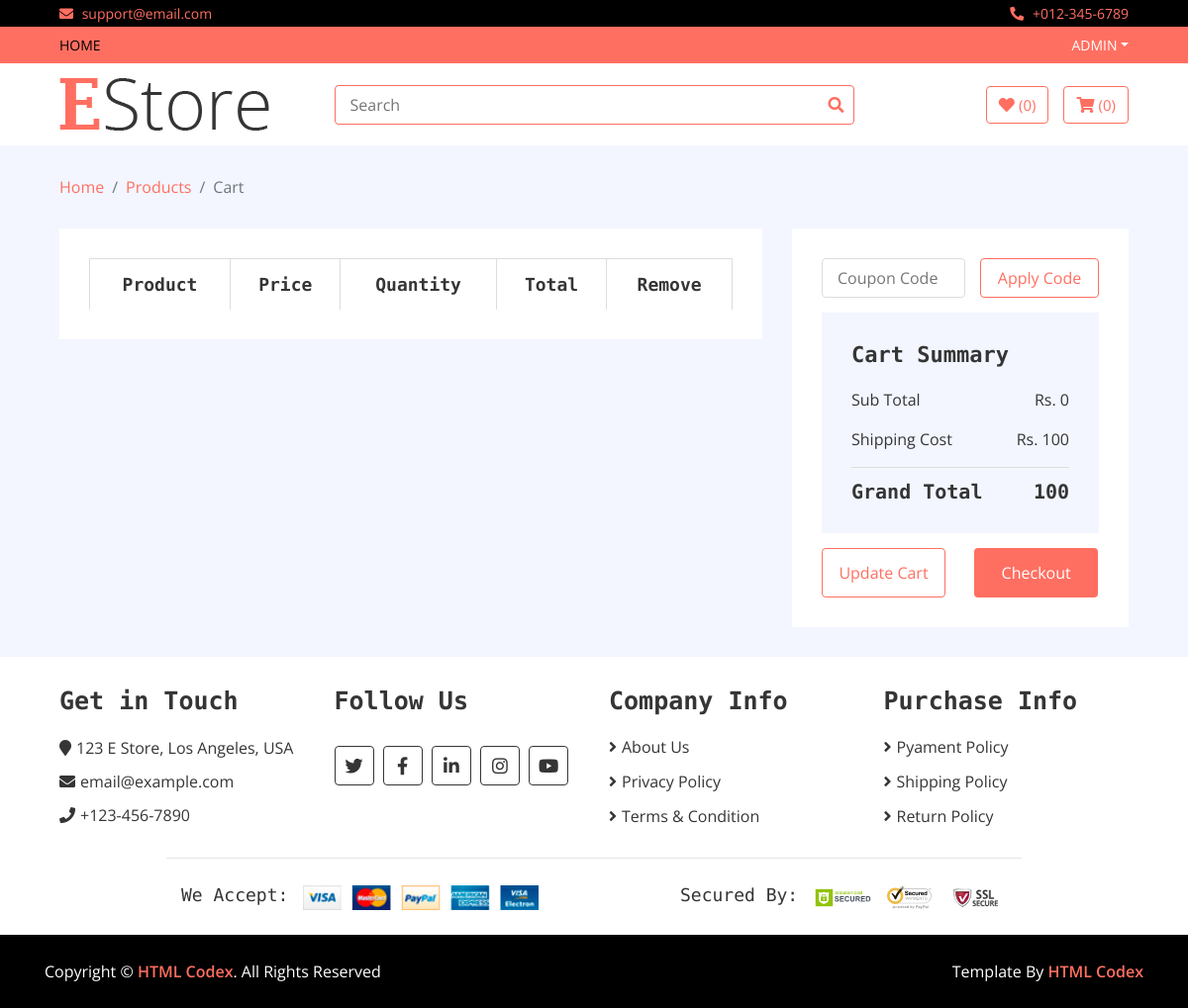
Before: /cart (signed in) with the older database file.
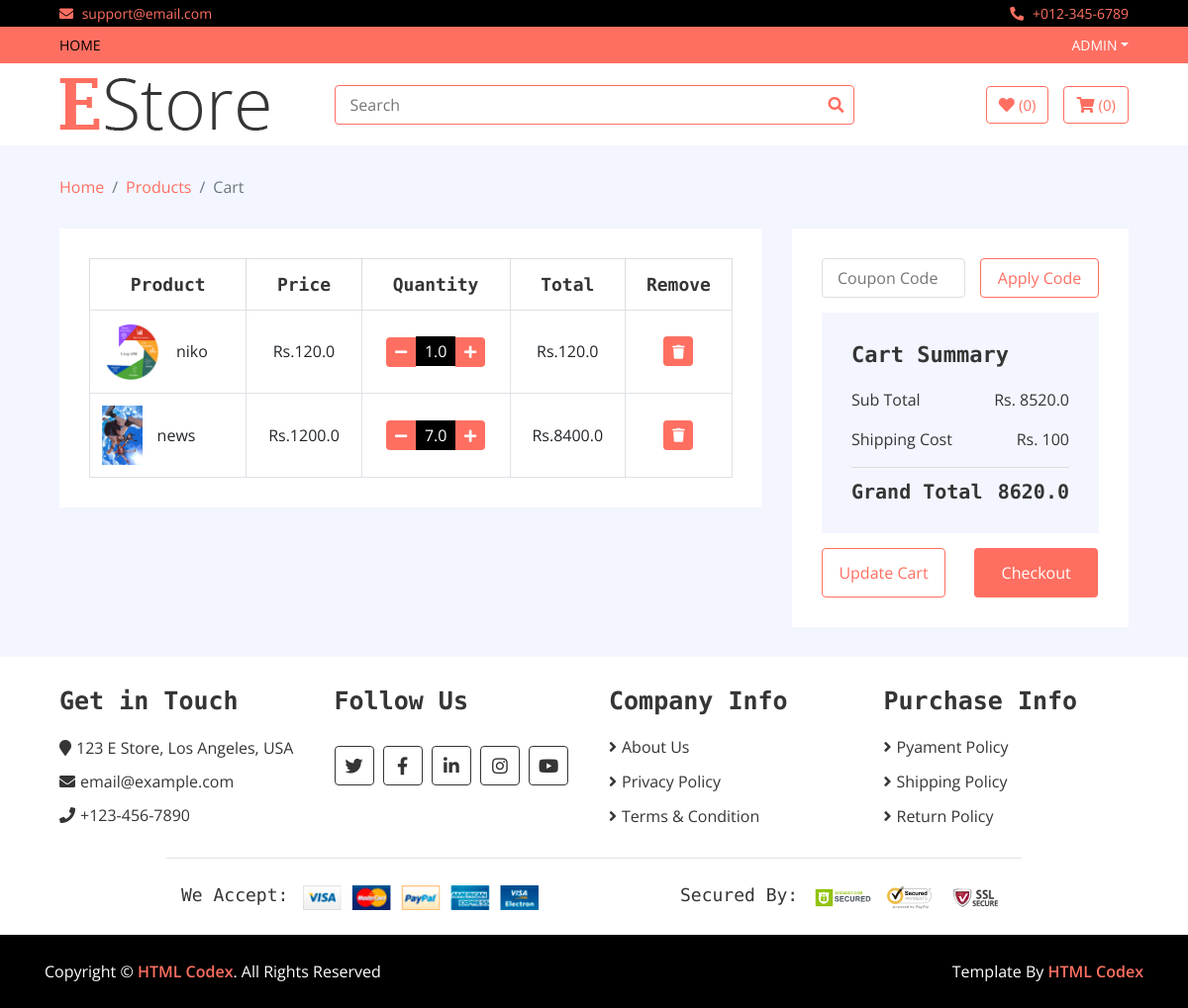
After: the same page with the newer database file.
### home/models.py (models this page shows, shortened)
class Cart(models.Model):
    username = models.CharField(max_length=500)
    slug = models.CharField(max_length=300)
    quantity = models.FloatField()
    total = models.FloatField()
    items =  models.ForeignKey(Product, on_delete=models.CASCADE)
    date = models.DateTimeField(auto_now_add=True)
    checkout = models.BooleanField(default=False)

class Product(models.Model):
    name = models.CharField(max_length=500)
    image = models.ImageField(upload_to='media')
    price = models.FloatField()
    discounted_price = models.FloatField(default=0)
    category = models.ForeignKey(Category, on_delete=models.CASCADE)
    brand = models.ForeignKey(Brand, on_delete=models.CASCADE)
    description = models.TextField(blank= True)
    spacification = models.TextField(blank= True)
    stock = models.CharField(choices=STOCK, max_length=50)
    labels = models.CharField(choices=LABELS, max_length=50, blank=True)
    slug = models.CharField(max_length=500, default = "")

### home/views.py (the view)
# urls.py: path('cart', CartView.as_view(), name='cart'),
class CartView(Base):
    def get(self, request):
        username = request.user.username
        self.views['my_cart'] = Cart.objects.filter(username = username)
        my_cart = Cart.objects.filter(username = username, checkout = False)
        s = 0
        for i in my_cart:
            s = s + i.total
        self.views['all_total'] =s
        delivery_charge = 100
        self.views['grand_total'] = s + delivery_charge
        self.views['count_cart'] = Cart.objects.filter(username = request.user.username, checkout= False).count()
        return render(request, 'cart.html', self.views)

### templates/cart.html
{% extends 'base.html' %}
{% load static %}
{% block content %}
        <div class="breadcrumb-wrap">
            <div class="container-fluid">
                <ul class="breadcrumb">
                    <li class="breadcrumb-item"><a href="#">Home</a></li>
                    <li class="breadcrumb-item"><a href="#">Products</a></li>
                    <li class="breadcrumb-item active">Cart</li>
                </ul>
            </div>
        </div>
        <div class="cart-page">
            <div class="container-fluid">
                <div class="row">
                    <div class="col-lg-8">
                        <div class="cart-page-inner">
                            <div class="table-responsive">
                                <table class="table table-bordered">
                                    <thead class="thead-dark">
                                        <tr>
                                            <th>Product</th>
                                            <th>Price</th>
                                            <th>Quantity</th>
                                            <th>Total</th>
                                            <th>Remove</th>
                                        </tr>
                                    </thead>
                                    <tbody class="align-middle">
                                        {% for cart in my_cart %}
                                        <tr>
                                            <td>
                                                <div class="img">
                                                    <a href="#"><img src="{{cart.items.image.url}}" alt="Image"></a>
                                                    <p>{{cart.items.name}}</p>
                                                </div>
                                            </td>
                                            {% if cart.item.discounted_price > 0 %}
                                            <td>Rs.{{cart.items.discounted_price}}</td>
                                            {% else %}
                                            <td>Rs.{{cart.items.price}}</td>
                                            {% endif %}
                                            <td>
                                                <div class="qty">
                                                    <a href="/reduce_cart/{{cart.slug}}"><button class="btn-minus"><i class="fa fa-minus"></i></button></a>
                                                    <input type="text" value="{{cart.quantity}}">
                                                    <a href="/add_to_cart/{{cart.slug}}"><button class="btn-plus"><i class="fa fa-plus"></i></button></a>
                                                </div>
                                            </td>
                                            <td>Rs.{{cart.total}}</td>
                                            <td>
                                                <a href="/delete_cart/{{cart.slug}}"><button><i class="fa fa-trash"></i></button></a>
                                            </td>
                                        </tr>
                                        {% endfor %}
                                    </tbody>
                                </table>
                            </div>
                        </div>
                    </div>
                    <div class="col-lg-4">
                        <div class="cart-page-inner">
                            <div class="row">
                                <div class="col-md-12">
                                    <div class="coupon">
                                        <input type="text" placeholder="Coupon Code">
                                        <button>Apply Code</button>
                                    </div>
                                </div>
                                <div class="col-md-12">
                                    <div class="cart-summary">
                                        <div class="cart-content">
                                            <h1>Cart Summary</h1>
                                            <p>Sub Total<span>Rs. {{all_total}}</span></p>
                                            <p>Shipping Cost<span>Rs. 100</span></p>
                                            <h2>Grand Total<span>{{grand_total}}</span></h2>
                                        </div>
                                        <div class="cart-btn">
                                            <button>Update Cart</button>
                                            <button>Checkout</button>
                                        </div>
                                    </div>
                                </div>
                            </div>
                        </div>
                    </div>
                </div>
            </div>
        </div>
{% endblock %}

### templates/base.html (shortened to what this page needs)
<!DOCTYPE html>
{% load static %}
<html lang="en">
    <head>
        <link href="https://stackpath.bootstrapcdn.com/bootstrap/4.4.1/css/bootstrap.min.css" rel="stylesheet">
        <link href="https://cdnjs.cloudflare.com/ajax/libs/font-awesome/5.10.0/css/all.min.css" rel="stylesheet">
        <link href="{% static 'lib/slick/slick.css' %}" rel="stylesheet">
        <link href="{% static 'lib/slick/slick-theme.css' %}" rel="stylesheet">
        <link href="{% static 'css/style.css' %}" rel="stylesheet">
    </head>
    <body>
        <div class="top-bar">
            <div class="container-fluid">
                <div class="row">
                    <div class="col-sm-6">
                        <i class="fa fa-envelope"></i>
                        support@email.com
                    </div>
                    <div class="col-sm-6">
                        <i class="fa fa-phone-alt"></i>
                        +012-345-6789
                    </div>
                </div>
            </div>
        </div>
        <div class="nav">
            <div class="container-fluid">
                <nav class="navbar navbar-expand-md bg-dark navbar-dark">
                    <div class="collapse navbar-collapse justify-content-between" id="navbarCollapse">
                        <div class="navbar-nav mr-auto">
                            <a href="" class="nav-item nav-link active">Home</a>
                        </div>
                        <div class="navbar-nav ml-auto">
                            {% if user.is_authenticated %}
                            <div class="nav-item dropdown">
                                <a href="#" class="nav-link dropdown-toggle" data-toggle="dropdown">{{user.username}}</a>
                            </div>
                            {% endif %}
                        </div>
                    </div>
                </nav>
            </div>
        </div>
        <div class="bottom-bar">
            <div class="container-fluid">
                <div class="row align-items-center">
                    <div class="col-md-3">
                        <div class="logo">
                            <a href="/">
                                <img src="{% static 'img/logo.png' %}" alt="Logo">
                            </a>
                        </div>
                    </div>
                    <div class="col-md-6">
                        <div class="search">
                            <form method="GET" action="/search">
                                <input name="query"  type="text" placeholder="Search">
                                <button type="submit"><i class="fa fa-search"></i></button>
                            </form>
                        </div>
                    </div>
                    <div class="col-md-3">
                        <div class="user">
                            <a href="wishlist.html" class="btn wishlist">
                                <i class="fa fa-heart"></i>
                                <span>(0)</span>
                            </a>
                            <a href="cart.html" class="btn cart">
                                <i class="fa fa-shopping-cart"></i>
                                <span>(0)</span>
                            </a>
                        </div>
                    </div>
                </div>
            </div>
        </div>
        {% block content %}
        {% endblock %}
        <div class="footer">
            <div class="container-fluid">
                <div class="row">
                    <div class="col-lg-3 col-md-6">
                        <div class="footer-widget">
                            <h2>Get in Touch</h2>
                            <div class="contact-info">
                                <p><i class="fa fa-map-marker"></i>123 E Store, Los Angeles, USA</p>
                                <p><i class="fa fa-envelope"></i>email@example.com</p>
                                <p><i class="fa fa-phone"></i>+123-456-7890</p>
                            </div>
                        </div>
                    </div>
                    <div class="col-lg-3 col-md-6">
                        <div class="footer-widget">
                            <h2>Follow Us</h2>
                            <div class="contact-info">
                                <div class="social">
                                    <a href=""><i class="fab fa-twitter"></i></a>
                                    <a href=""><i class="fab fa-facebook-f"></i></a>
                                    <a href=""><i class="fab fa-linkedin-in"></i></a>
                                    <a href=""><i class="fab fa-instagram"></i></a>
                                    <a href=""><i class="fab fa-youtube"></i></a>
                                </div>
                            </div>
                        </div>
                    </div>
                    <div class="col-lg-3 col-md-6">
                        <div class="footer-widget">
                            <h2>Company Info</h2>
                            <ul>
                                <li><a href="#">About Us</a></li>
                                <li><a href="#">Privacy Policy</a></li>
                                <li><a href="#">Terms & Condition</a></li>
                            </ul>
                        </div>
                    </div>
                    <div class="col-lg-3 col-md-6">
                        <div class="footer-widget">
                            <h2>Purchase Info</h2>
                            <ul>
                                <li><a href="#">Pyament Policy</a></li>
                                <li><a href="#">Shipping Policy</a></li>
                                <li><a href="#">Return Policy</a></li>
                            </ul>
                        </div>
                    </div>
                </div>
                <div class="row payment align-items-center">
                    <div class="col-md-6">
                        <div class="payment-method">
                            <h2>We Accept:</h2>
                            <img src="{% static 'img/payment-method.png' %}" alt="Payment Method" />
                        </div>
                    </div>
                    <div class="col-md-6">
                        <div class="payment-security">
                            <h2>Secured By:</h2>
                            <img src="{% static 'img/godaddy.svg' %}" alt="Payment Security" />
                            <img src="{% static 'img/norton.svg' %}" alt="Payment Security" />
                            <img src="{% static 'img/ssl.svg' %}" alt="Payment Security" />
                        </div>
                    </div>
                </div>
            </div>
        </div>
        <div class="footer-bottom">
            <div class="container">
                <div class="row">
                    <div class="col-md-6 copyright">
                        <p>Copyright &copy; <a href="https://htmlcodex.com">HTML Codex</a>. All Rights Reserved</p>
                    </div>
                    <div class="col-md-6 template-by">
                        <p>Template By <a href="https://htmlcodex.com">HTML Codex</a></p>
                    </div>
                </div>
            </div>
        </div>
    </body>
</html>

Changed rows visible on the page:
added Cart: items.image (picture), items.name "niko", items.price "120.0", quantity "1.0", total "120.0"
added Cart: items.image (picture), items.name "news", items.price "1200.0", quantity "7.0", total "8400.0"
Other visible differences:
{{ all_total }}: "0" → "8520.0"
{{ grand_total }}: "100" → "8620.0"
